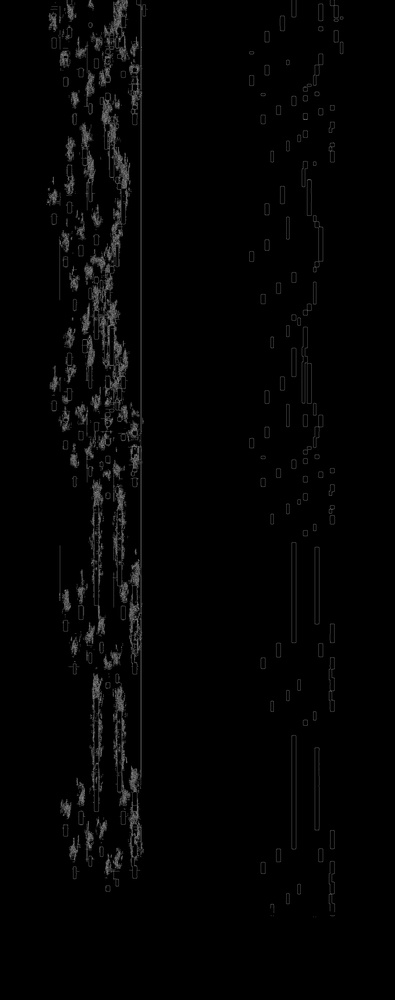
#> input picture vstack_noth.jpg, 395 x 1000 px, shrunk from 2560 x 6480 before the run
$ python find_values.py
#> lines starting #> are read from the running program, lines starting #| are printed output that depends on the picture; after the words box and inside, x2 and y2 are one past the last pixel; in counts of white or black regions, pixels touching at a corner belong together
#> further down, img is the input picture: shape (1000, 395, 3); min 0, max 139, mean 3.9

import cv2

def make_things_better(image,m1,m2,m3):
#> called with m1 = (3, 3), m2 = (5, 1), m3 = (3, 3)
    image=cv2.cvtColor(image,cv2.COLOR_BGR2GRAY) #nohist,55,3,1,nogaussian2,nothreshold2
    image=cv2.GaussianBlur(image,m1,0)
    image =cv2.adaptiveThreshold(image,255,cv2.ADAPTIVE_THRESH_GAUSSIAN_C,cv2.THRESH_BINARY,m2[0],m2[1])
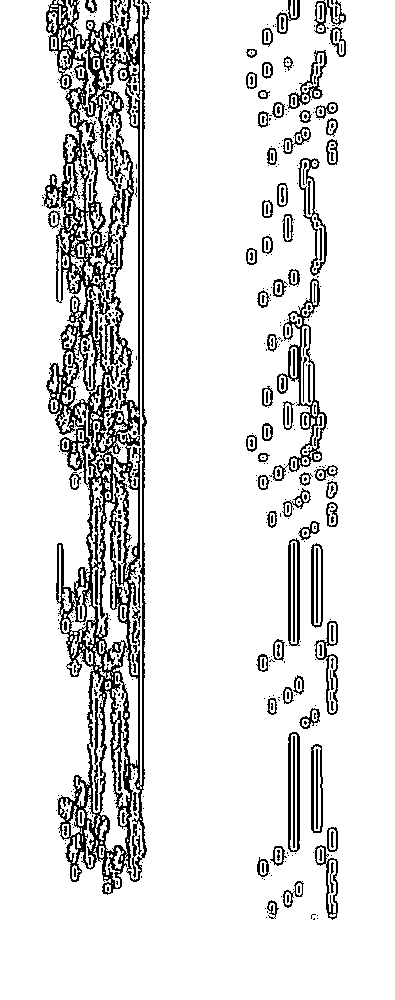
#> image: shape (1000, 395); 88.3% white; black in thin lines or dots, all inside (x1, y1, x2, y2) = (42, 0, 346, 920)
    image = cv2.GaussianBlur(image,m3,0)
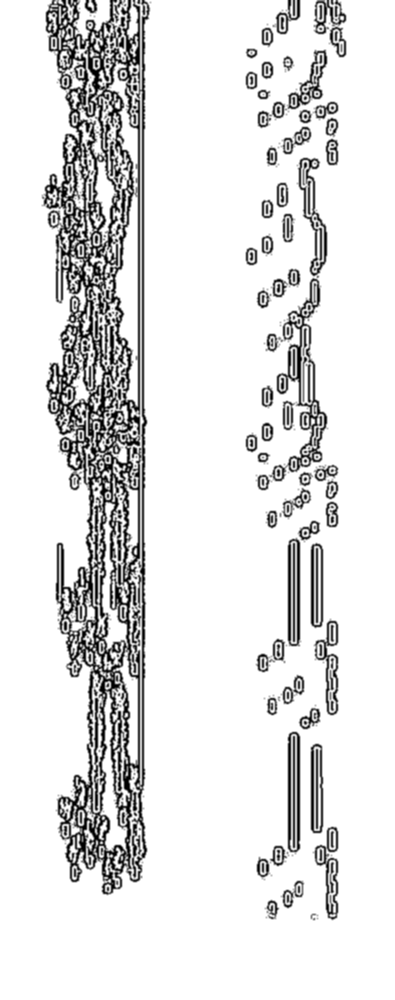
#> image: shape (1000, 395); min 0, max 255, mean 225.3
    ret, image = cv2.threshold(image, 125, 255, 0)
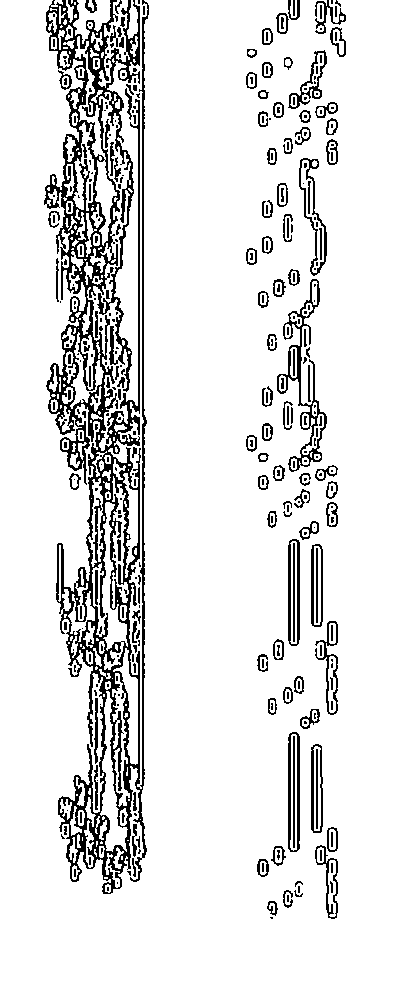
#> image: shape (1000, 395); 88.8% white; black in thin lines or dots, all inside (x1, y1, x2, y2) = (44, 0, 346, 919)
    return image

img=cv2.imread("vstack_noth.jpg")
m1=(3,3)
m2=(5,1)
m3=(3,3)
while True:
    img_m=make_things_better(img,m1,m2,m3)
    cv2.namedWindow("Frame", cv2.WINDOW_NORMAL)
    cv2.imshow("Frame",img_m)
    key= cv2.waitKey(1)
#> (key Esc is pressed here)
    if key==ord("k"):
        break
    if key==ord("c"):
        m1=(int(input()),int(input()))
        m2=(int(input()),float(input()))
        m3=(int(input()),int(input()))

$ run again, with 0.jpg copied over vstack_noth.jpg
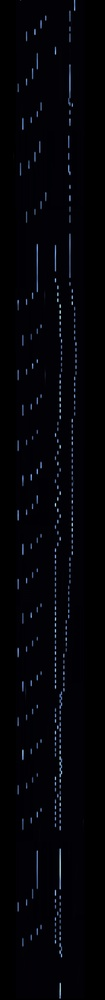
#> input picture 0.jpg, 105 x 1000 px, shrunk from 1280 x 12180 before the run
#> img is the input picture: shape (1000, 105, 3); mean B, G, R 7.6, 3.6, 3.5
#> in make_things_better, `image =cv2.adaptiveThreshold(image,255,cv2.ADAPTIVE_THRESH_GAUSSIAN_C,..`:
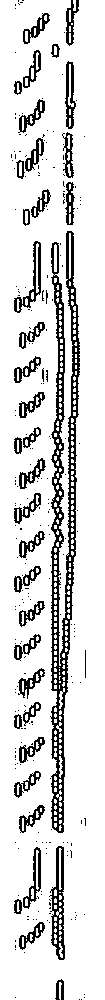
#> image: shape (1000, 105); 85.8% white; black in thin lines or dots, all inside (x1, y1, x2, y2) = (11, 0, 86, 1000)
#> in make_things_better, `ret, image = cv2.threshold(image, 125, 255, 0)`:
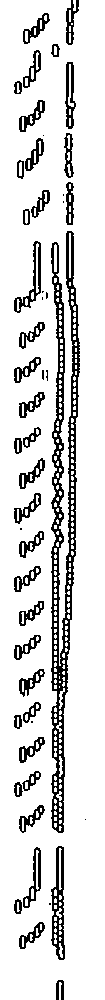
#> image: shape (1000, 105); 86.3% white; black in thin lines or dots, all inside (x1, y1, x2, y2) = (14, 0, 86, 1000)

$ run again, with 18.jpg copied over vstack_noth.jpg
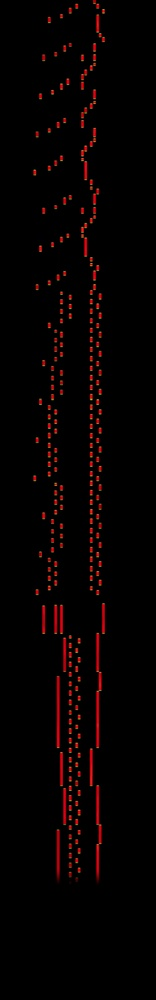
#> input picture 18.jpg, 156 x 1000 px, shrunk from 1280 x 8220 before the run
#> img is the input picture: shape (1000, 156, 3); mean B, G, R 1.5, 1.6, 7.2
#> in make_things_better, `image =cv2.adaptiveThreshold(image,255,cv2.ADAPTIVE_THRESH_GAUSSIAN_C,..`:
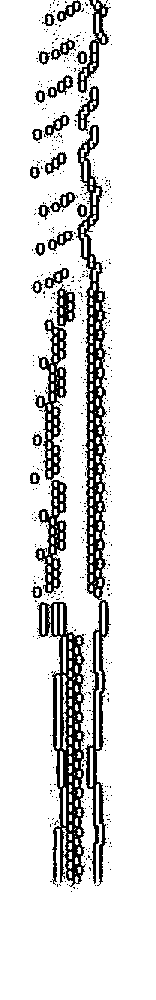
#> image: shape (1000, 156); 86.7% white; 552 black regions (525 under 20 px), largest, box (x1, y1, x2, y2) and area: (76, 125, 111, 886) 7360, (37, 602, 86, 887) 5119, (35, 318, 67, 480) 1839
#> in make_things_better, `ret, image = cv2.threshold(image, 125, 255, 0)`:
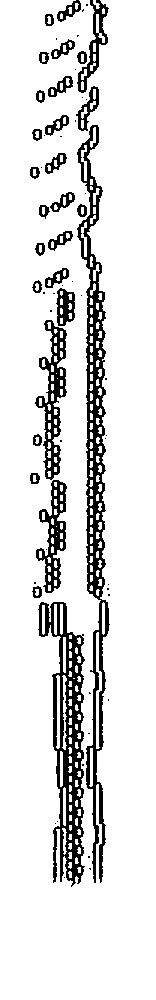
#> image: shape (1000, 156); 87.4% white; 64 black regions (36 under 20 px), largest, box (x1, y1, x2, y2) and area: (77, 125, 110, 883) 7147, (38, 602, 85, 887) 5080, (35, 320, 67, 480) 1826

$ run again, with 258.jpg copied over vstack_noth.jpg
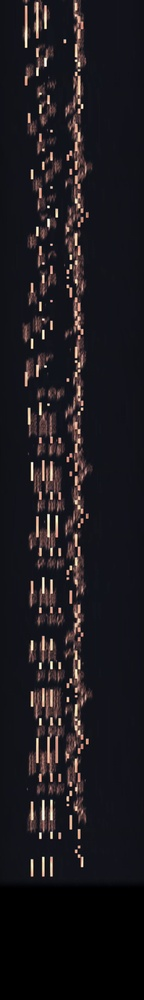
#> input picture 258.jpg, 144 x 1000 px, shrunk from 1280 x 8910 before the run
#> img is the input picture: shape (1000, 144, 3); mean B, G, R 30.4, 26.2, 29.5
#> in make_things_better, `image =cv2.adaptiveThreshold(image,255,cv2.ADAPTIVE_THRESH_GAUSSIAN_C,..`:
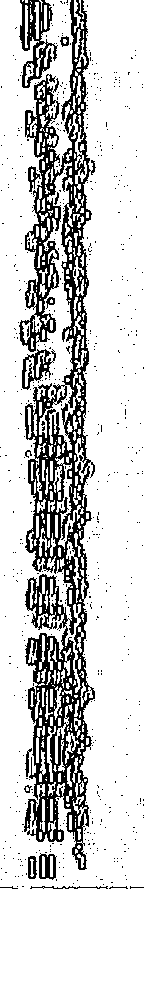
#> image: shape (1000, 144); 80.9% white; 595 black regions (579 under 20 px), largest, box (x1, y1, x2, y2) and area: (19, 0, 96, 870) 23663, (19, 0, 58, 88) 1377, (22, 349, 56, 390) 529
#> in make_things_better, `ret, image = cv2.threshold(image, 125, 255, 0)`:
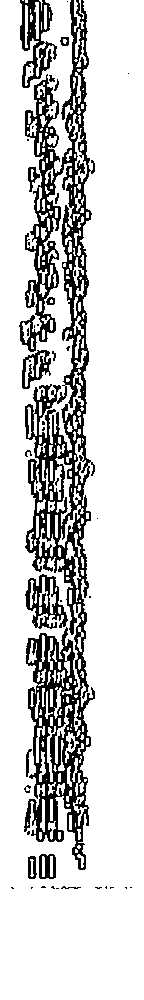
#> image: shape (1000, 144); 81.7% white; 50 black regions (32 under 20 px), largest, box (x1, y1, x2, y2) and area: (19, 0, 95, 870) 22374, (20, 0, 57, 88) 1378, (25, 574, 68, 629) 1019
